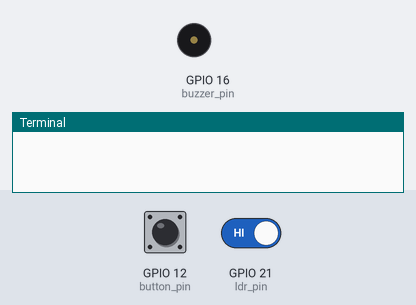
The program below on a simulated Raspberry Pi (BCM pin numbers). On the bench: buzzer (waves = sounding, pin HIGH), the last lines printed to the terminal. Inputs (shaded band) come from the test bench; at power-on: GPIO 21 (ldr_pin) HIGH, GPIO 12 (button_pin) HIGH.

Above: at 1.2 s.
1.3 s: GPIO 21 (ldr_pin) driven LOW
At 1.8 s:
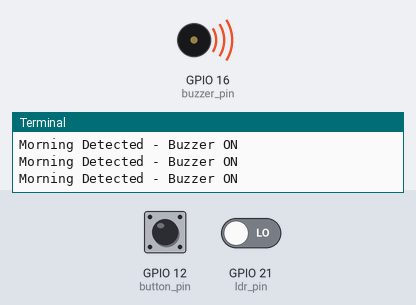
2.8 s: GPIO 12 (button_pin) pulled LOW for 0.15 s
At 3.2 s:
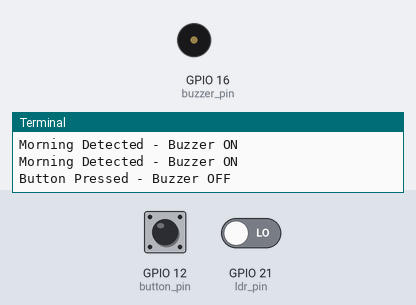
Timing chart, 0 to 5.8 s (numbered marks = the images above; inputs shaded):
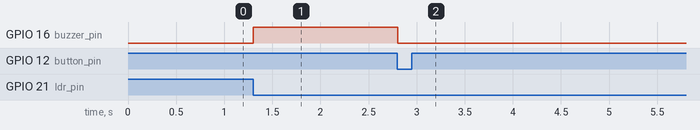

The program:

R22._Morning_Wake_Up_Alarm__LDR_.py
```python
"""
Components Used:
1. Raspberry Pi
2. LDR (Light Sensor)
3. Buzzer
4. Push Button
5. Breadboard
6. Jumper Wires
"""

import RPi.GPIO as gpio
import time

ldr_pin = 21     # GPIO pin for LDR
buzzer_pin = 16  # GPIO pin for buzzer
button_pin = 12  # GPIO pin for button

gpio.setmode(gpio.BCM)            # Use BCM pin numbering
gpio.setup(ldr_pin, gpio.IN)      # Set LDR as input
gpio.setup(buzzer_pin, gpio.OUT)  # Set buzzer as output
gpio.setup(button_pin, gpio.IN, pull_up_down=gpio.PUD_UP)  # Set button as input

try:
    while True:
        ldr_state = gpio.input(ldr_pin)       # Read LDR
        button_state = gpio.input(button_pin) # Read button

        if ldr_state == 0:  # Check light condition
            gpio.output(buzzer_pin, gpio.HIGH)  # Turn buzzer ON
            print("Morning Detected - Buzzer ON")

        if button_state == 0:  # Check button press
            gpio.output(buzzer_pin, gpio.LOW)  # Turn buzzer OFF
            print("Button Pressed - Buzzer OFF")
            while True:  # Stop program
                pass

        time.sleep(0.1)  # Small delay

except KeyboardInterrupt:
    gpio.cleanup()  # Reset GPIO on exit
```

Measured:
- after the input at 1.3 s, GPIO 16 (buzzer_pin): LOW → HIGH at once
- after the input at 2.8 s, GPIO 16 (buzzer_pin): HIGH → LOW at once
